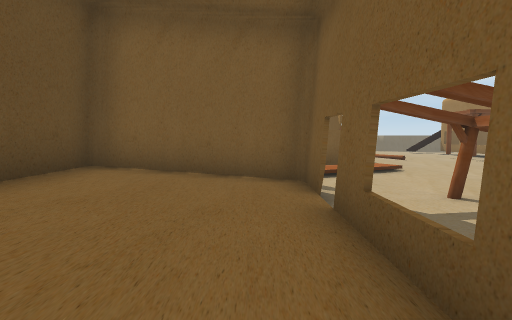
view 1 (above)

20 first-person views from a walk through a 3-D level made in the Unity game engine. The camera is 1.5 m above the floor, tilts 4° down and sees 80° across. The floor is counted in squares, 2 m on a side. Each view is taken from the middle of a square. On the plan, view 1 faces up. The plan holds only what a view shows up to about 10 squares ahead; the rest is blank. The place goes on beyond the plan. Some animated figures are not drawn. Some surface patterns are stand-ins.

view 2
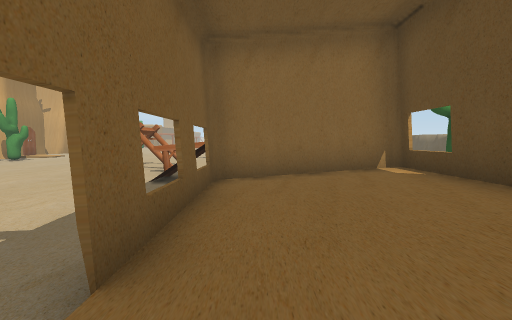

view 3
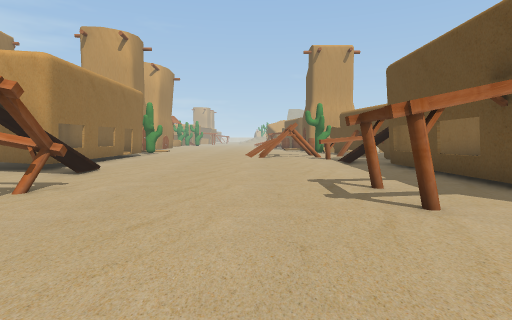

view 4
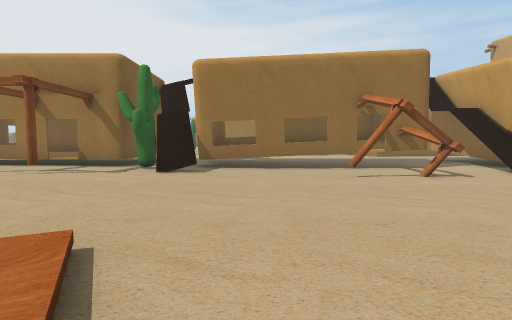

view 5
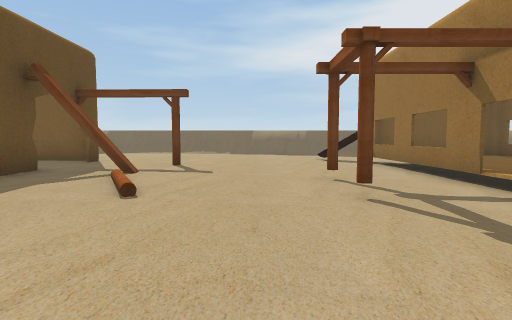

view 6
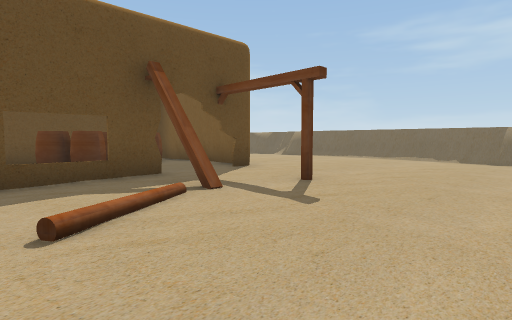

view 7
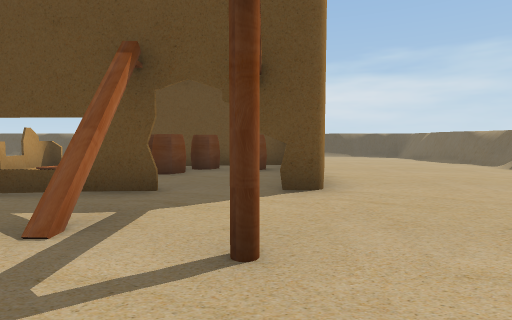

view 8
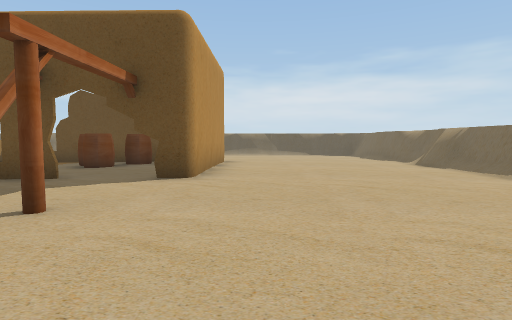

view 9
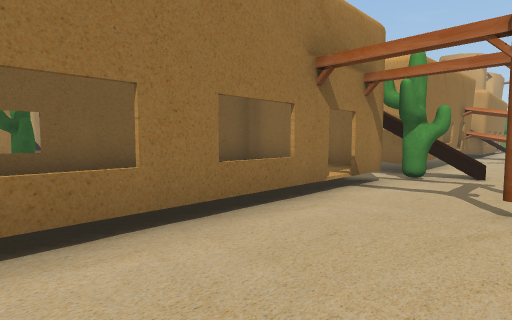

view 10
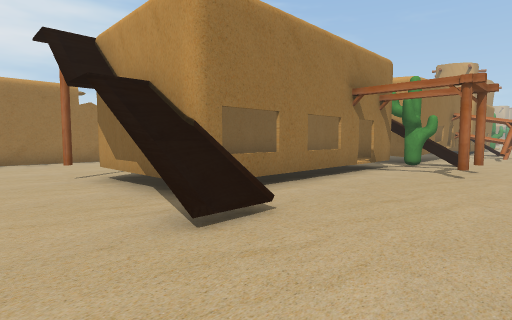

view 11
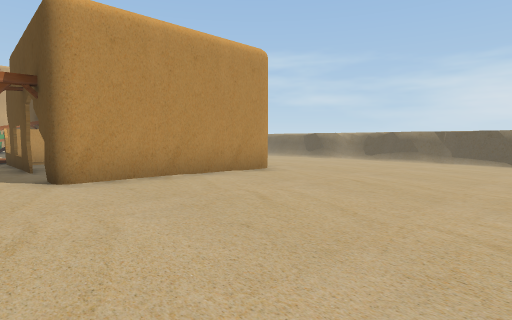

view 12
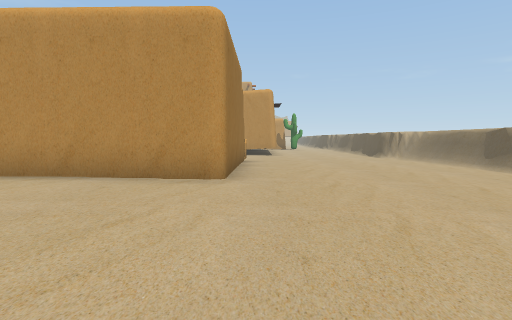

view 13
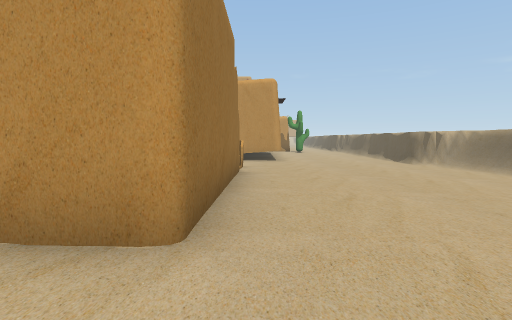

view 14
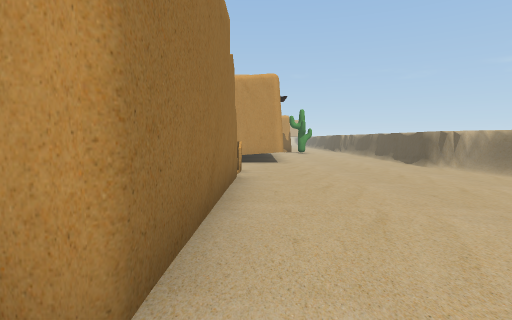

view 15
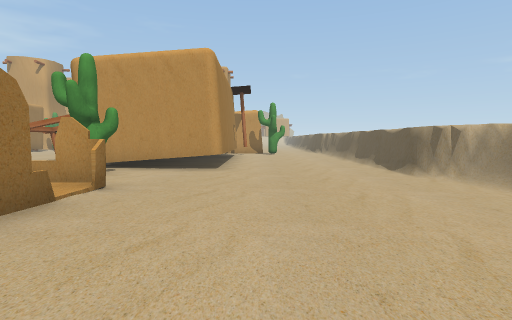

view 16
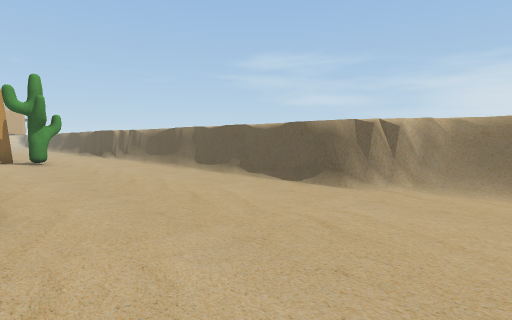

view 17
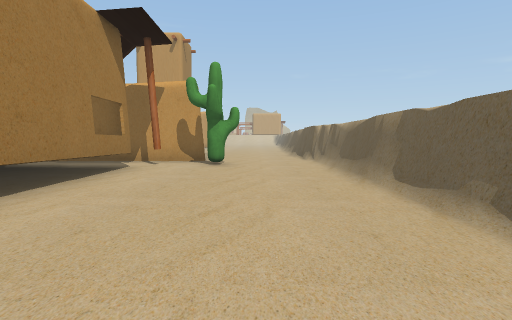

view 18
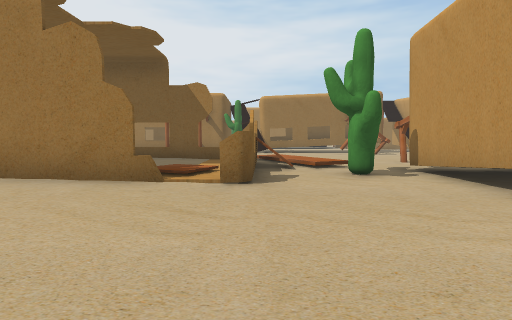

view 19
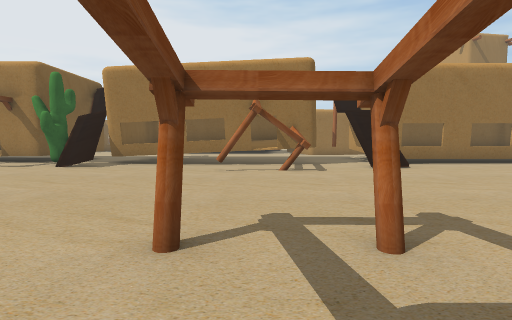

view 20
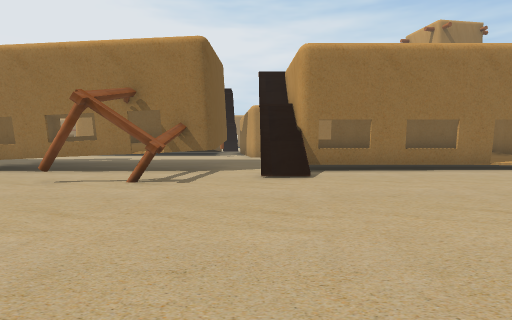

### Floor plan
Key: @ floor where view 1 was taken; # wall or solid block; x gap in a wall; . main floor; : floor 0.25 m higher than the main floor; - floor 0.25 m lower than the main floor; + floor 0.5 m higher than the main floor; * floor 2.25 m higher than the main floor; / step, stairs or slope; = window, fence, low wall or low ledge; ^ raised ledge; v drop or lower ground; O other object.
Columns run from 9 left of view 1 to 20 right of it. Each row starts with its distance up from view 1.
 22       /=##//  ===
 21       ...::::::..
 20 v--.....::::::::.....--
 19  -.....::::::::::.....-------#
 18   ....:::::::::::./######----
 17    ...::::::::::::..#++#----
 16    ...::#####:::::..#++#-O
 15   ....::#O::::#:::..#++ #
 14  -....::OO:::::::...=+  #
 13 v-.....##OO::x=::...x+  #
 12 v--....#::::=:::....x+  #
 11 v--....#//::x::.....#####
 10 v---....//::=......O-
  9 v----...#==##.....=#---
  8 =-----....////....--^=#
  7 #/----...O//......--#
  6 *#----#####......---^
  5  /----#+/:#.#....-#-^^^
  4 */----#+///.....----^^
  3 *#----#+/:#.#....-#-#^
  2 *v----#+/:=......---^#
  1 *v----#+/:x......-----
  0  v----=+/@=.......-###
 -1  =----#####.......--:+
 -2 */----#   #=.......-#+
 -3 */--O##   ##. .....-:+

Where each view was taken, in squares from view 1:
view 1: 0 up, 0 right, facing up
view 2: 5 up, 0 right, facing down
view 3: 8 up, 5 right, facing down
view 4: 7 up, 2 right, facing right
view 5: 8 up, 7 right, facing up
view 6: 11 up, 8 right, facing up-left
view 7: 15 up, 7 right, facing left
view 8: 17 up, 8 right, facing left
view 9: 17 up, 8 right, facing down-right
view 10: 20 up, 7 right, facing down-right
view 11: 21 up, 4 right, facing down-left
view 12: 21 up, 2 left, facing down
view 13: 18 up, 2 left, facing down
view 14: 17 up, 2 left, facing down
view 15: 14 up, 4 left, facing down
view 16: 9 up, 3 left, facing down-left
view 17: 6 up, 6 left, facing down
view 18: 9 up, 6 left, facing right
view 19: 4 up, 1 right, facing right
view 20: 1 up, 3 right, facing right
